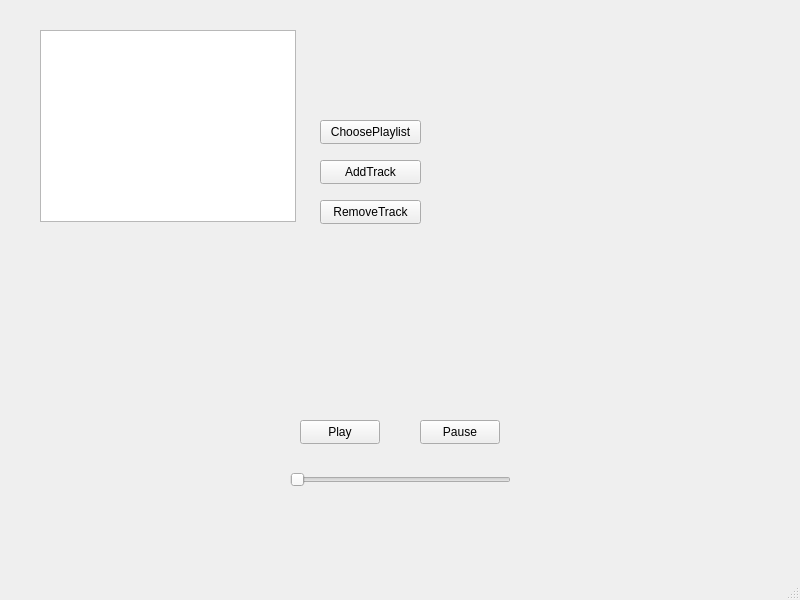
<?xml version="1.0" encoding="UTF-8"?>
<ui version="4.0">
 <class>MainWindow</class>
 <widget class="QMainWindow" name="MainWindow">
  <property name="geometry">
   <rect>
    <x>0</x>
    <y>0</y>
    <width>800</width>
    <height>600</height>
   </rect>
  </property>
  <property name="windowTitle">
   <string>MainWindow</string>
  </property>
  <widget class="QWidget" name="centralwidget">
   <widget class="QPushButton" name="Play">
    <property name="geometry">
     <rect>
      <x>300</x>
      <y>420</y>
      <width>80</width>
      <height>24</height>
     </rect>
    </property>
    <property name="text">
     <string>Play</string>
    </property>
   </widget>
   <widget class="QPushButton" name="Pause">
    <property name="geometry">
     <rect>
      <x>420</x>
      <y>420</y>
      <width>80</width>
      <height>24</height>
     </rect>
    </property>
    <property name="text">
     <string>Pause</string>
    </property>
   </widget>
   <widget class="QListWidget" name="Playlist">
    <property name="geometry">
     <rect>
      <x>40</x>
      <y>30</y>
      <width>256</width>
      <height>192</height>
     </rect>
    </property>
   </widget>
   <widget class="QPushButton" name="AddTrack">
    <property name="geometry">
     <rect>
      <x>320</x>
      <y>160</y>
      <width>101</width>
      <height>24</height>
     </rect>
    </property>
    <property name="text">
     <string>AddTrack</string>
    </property>
   </widget>
   <widget class="QPushButton" name="RemoveTrack">
    <property name="geometry">
     <rect>
      <x>320</x>
      <y>200</y>
      <width>101</width>
      <height>24</height>
     </rect>
    </property>
    <property name="text">
     <string>RemoveTrack</string>
    </property>
   </widget>
   <widget class="QPushButton" name="ChoosePlaylistButton">
    <property name="geometry">
     <rect>
      <x>320</x>
      <y>120</y>
      <width>101</width>
      <height>24</height>
     </rect>
    </property>
    <property name="text">
     <string>ChoosePlaylist</string>
    </property>
   </widget>
   <widget class="QLabel" name="currentSongLabel">
    <property name="geometry">
     <rect>
      <x>280</x>
      <y>350</y>
      <width>241</width>
      <height>41</height>
     </rect>
    </property>
    <property name="text">
     <string/>
    </property>
   </widget>
   <widget class="QSlider" name="LautstaerkeRegler">
    <property name="geometry">
     <rect>
      <x>290</x>
      <y>470</y>
      <width>221</width>
      <height>20</height>
     </rect>
    </property>
    <property name="orientation">
     <enum>Qt::Orientation::Horizontal</enum>
    </property>
   </widget>
  </widget>
  <widget class="QMenuBar" name="menubar">
   <property name="geometry">
    <rect>
     <x>0</x>
     <y>0</y>
     <width>800</width>
     <height>21</height>
    </rect>
   </property>
  </widget>
  <widget class="QStatusBar" name="statusbar"/>
 </widget>
 <resources/>
 <connections/>
</ui>
